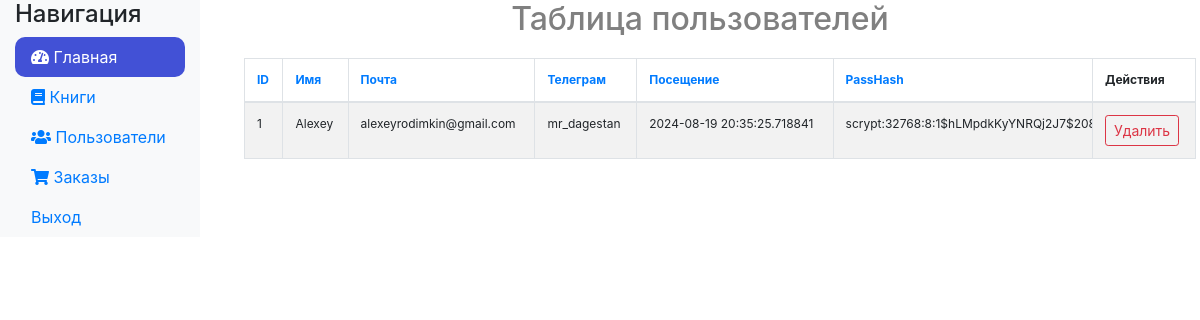
/admin/users (signed in), run on an earlier commit of the app's database.
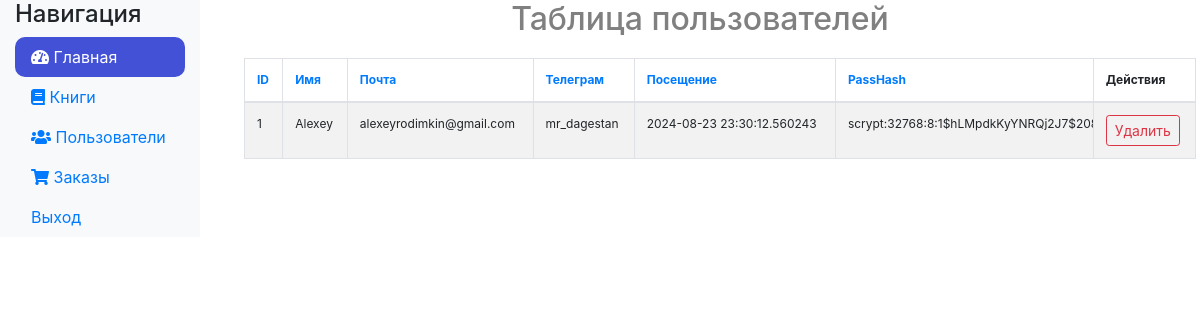
And on a later commit of the database.
### app/models.py (models this page shows, shortened)
class User(db.Model, UserMixin):
    __tablename__ = 'users'
    id: so.Mapped[int] = so.mapped_column(primary_key=True)
    username: so.Mapped[str] = so.mapped_column(sa.String(64), nullable=False, unique=True, index=True)
    email: so.Mapped[str] = so.mapped_column(sa.String(120), index=True,
                                             unique=True)
    telegram: so.Mapped[str] = so.mapped_column(sa.String(120), index=True,
                                                unique=True, default=None)
    password_hash: so.Mapped[Optional[str]] = so.mapped_column(sa.String(256))
    last_seen: so.Mapped[Optional[datetime]] = so.mapped_column(
        default=lambda: datetime.now(timezone.utc))
    orders = relationship("Order")  # one to many to Order

### app/admin/routes.py (the view)
@bp.route('/users')
def users():
    if not session.get('admin_logged_in'):
        return redirect(url_for('admin.login'))
    sort_by = request.args.get('sort', 'id')  # Получение параметра сортировки из URL
    if sort_by not in ['id', 'username', 'email', 'telegram', 'password_hash', 'last_seen']:
        sort_by = 'id'
    users_list = User.query.order_by(getattr(User, sort_by)).all()  # Сортировка по выбранному полю
    return render_template('admin/users.html', users=users_list)

### app/templates/admin/users.html
{% extends 'admin/base.html' %}
{% block tableName %}Таблица пользователей{% endblock %}
{% block content %}
<table class="table table-striped table-bordered">
    <thead>
    <tr>
        <th scope="col"><a href="{{ url_for('admin.users', sort='id') }}">ID</a></th>
        <th scope="col"><a href="{{ url_for('admin.users', sort='username') }}">Имя</a></th>
        <th scope="col"><a href="{{ url_for('admin.users', sort='email') }}">Почта</a></th>
        <th scope="col"><a href="{{ url_for('admin.users', sort='telegram') }}">Телеграм</a></th>
        <th scope="col"><a href="{{ url_for('admin.users', sort='last_seen') }}">Посещение</a></th>
        <th scope="col"><a href="{{ url_for('admin.users', sort='password_hash') }}">PassHash</a>
        </th>
        <th scope="col">Действия</th>
    </tr>
    </thead>
    <tbody>
    {% for user in users %}
    <tr>
        <td>{{ user.id }}</td>
        <td>{{ user.username }}</td>
        <td>{{ user.email }}</td>
        <td>{{ user.telegram }}</td>
        <td>{{ user.last_seen }}</td>
        <td>{{ user.password_hash }}
        </td>
        <td>
            <div class="btn-group btn-group-sm" role="group" aria-label="First group">
                <a href="{{ url_for('admin.delete', object='User', id_object=user.id) }}"
                   class="btn btn-outline-danger">Удалить</a>
            </div>
        </td>
    </tr>
    {% endfor %}
    </tbody>
</table>
{% endblock %}

What changed in the data, as far as the page shows it:
changed User "Alexey": last_seen "2024-08-19 20:35:25.718841" → "2024-08-23 23:30:12.560243"
